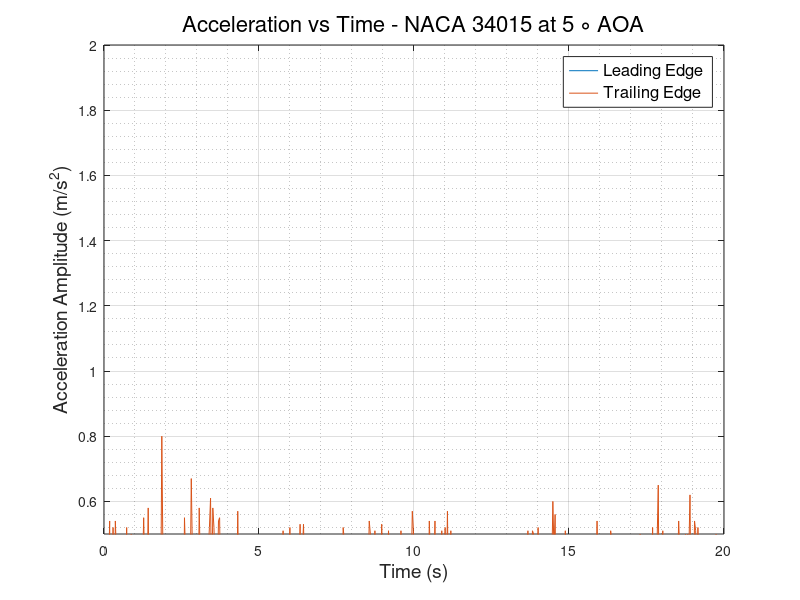
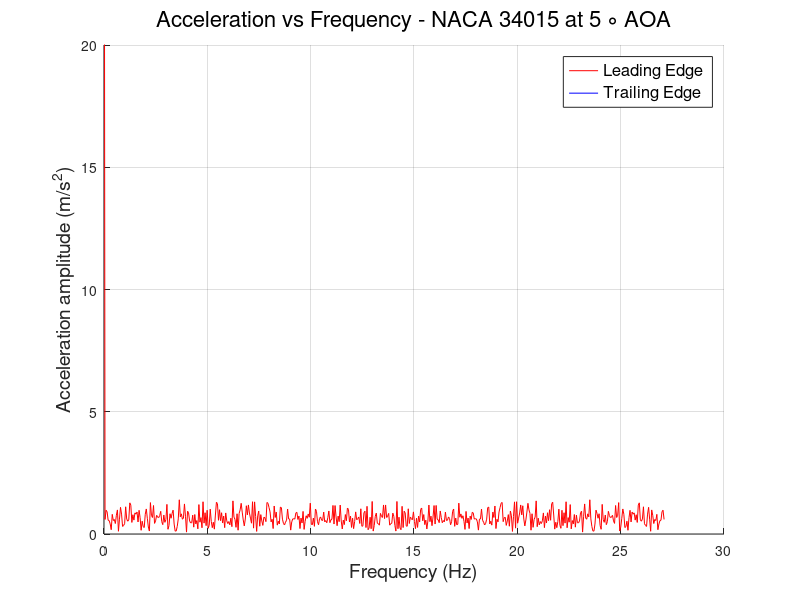

The MATLAB source for these figures, in order:
clc
clear
close all
%% READING ACCELEROMETER DATA and defining Variables
                        % LEADING EDGE %
data   = xlsread('LE_700rpm.csv');
LE_time   = data(:,1);
LE_X_acc  = data(:,2);
LE_Y_acc  = data(:,3);
LE_Z_acc  = data(:,4);
LE_R_acc  = sqrt(LE_X_acc.^2 + LE_Y_acc.^2 + LE_Z_acc.^2);
% plot(LE_time,LE_R_acc)
N      = numel(LE_time);
Ts     = abs(diff(LE_time(1:2)));
fs     = 1/Ts;
f_axis = [0:N-1]*fs/N;
A_freq_LE = fft(LE_Z_acc);
figure(1) 
plot(LE_time,LE_Z_acc)
hold on
figure(2)
hold on
plot(f_axis,abs(A_freq_LE),'-r','LineWidth',0.5)
grid on 
grid minor
                        % TRAILING EDGE %
data   = xlsread('TE_700rpm.csv');
TE_time   = data(:,1);
TE_X_acc  = data(:,2);
TE_Y_acc  = data(:,3);
TE_Z_acc  = data(:,4);
TE_R_acc  = sqrt(TE_X_acc.^2 + TE_Y_acc.^2 + TE_Z_acc.^2);
% plot(TE_time,TE_R_acc)
N      = numel(TE_time);
Ts     = abs(diff(TE_time(1:2)));
fs     = 1/Ts;
f_axis = [0:N-1]*fs/N;
A_freq_TE = fft(TE_Z_acc);
figure(1)
plot(TE_time, TE_Z_acc)
grid on
grid minor
xlabel('Time (s)','FontSize',14,'FontWeight','normal')
ylabel('Acceleration Amplitude (m/s^2)','FontSize',14,'FontWeight','normal')
legend ('Leading Edge','Trailing Edge','FontSize',12,'FontWeight','normal')
title('Acceleration vs Time - NACA 34015 at 5 \circ AOA','FontSize',16,'FontWeight','normal')
ylim([0.5 2])
figure(2)
plot(f_axis,abs(A_freq_TE),'-b','LineWidth',0.5)
grid on 
grid minor
ylabel('Acceleration amplitude (m/s^2)','FontSize',14,'FontWeight','normal')
xlabel('Frequency (Hz)','FontSize',14,'FontWeight','normal')
ylim([0 20])
legend ('Leading Edge','Trailing Edge','FontSize',12,'FontWeight','normal')
title('Acceleration vs Frequency - NACA 34015 at 5 \circ AOA','FontSize',16,'FontWeight','normal')
